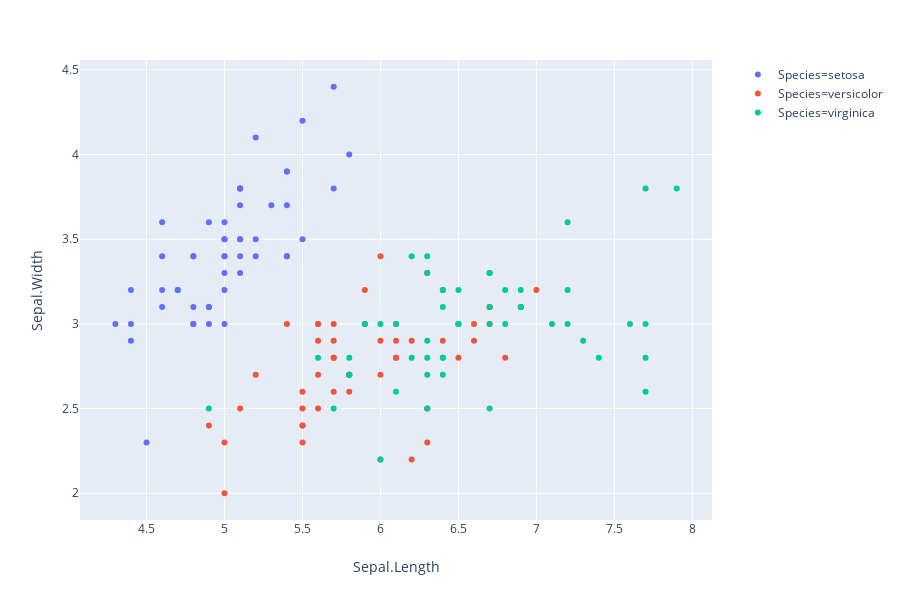

Notebook code cell kept with this figure:
### Markdown cell above
## Scatter plot
Scatter plots are quite useful for visualizing data. Load the `iris.csv` dataset and plot the first two features in a scatter plot. Do it using both `seaborn`'s `lmplot` (`scatterplot` for seaborn 0.9.0 and above) function and `matplotlib`'s `scatter` function.

### Code cell
#ANS

# Load data
iris = pd.read_csv('../data/iris.csv', header = 0, sep = ";", index_col = 0, decimal = ",")

# Plot
px.scatter(iris,x = "Sepal.Length", y = "Sepal.Width", color = "Species")

### Figure 1 — Plotly figure (JSON) as saved in the notebook; plotly's stock layout.template omitted (floating-point values rounded to 4 significant figures)
{"data": [{"hoverlabel": {"namelength": 0}, "hovertemplate": "Species=setosa<br>Sepal.Length=%{x}<br>Sepal.Width=%{y}", "legendgroup": "Species=setosa", "marker": {"color": "#636efa", "symbol": "circle"}, "mode": "markers", "name": "Species=setosa", "showlegend": true, "type": "scatter", "x": [5.1, 4.9, 4.7, 4.6, 5, 5.4, 4.6, 5, 4.4, 4.9, 5.4, 4.8, 4.8, 4.3, 5.8, 5.7, 5.4, 5.1, 5.7, 5.1, 5.4, 5.1, 4.6, 5.1, 4.8, 5, 5, 5.2, 5.2, 4.7, 4.8, 5.4, 5.2, 5.5, 4.9, 5, 5.5, 4.9, 4.4, 5.1, 5, 4.5, 4.4, 5, 5.1, 4.8, 5.1, 4.6, 5.3, 5], "xaxis": "x", "y": [3.5, 3, 3.2, 3.1, 3.6, 3.9, 3.4, 3.4, 2.9, 3.1, 3.7, 3.4, 3, 3, 4, 4.4, 3.9, 3.5, 3.8, 3.8, 3.4, 3.7, 3.6, 3.3, 3.4, 3, 3.4, 3.5, 3.4, 3.2, 3.1, 3.4, 4.1, 4.2, 3.1, 3.2, 3.5, 3.6, 3, 3.4, 3.5, 2.3, 3.2, 3.5, 3.8, 3, 3.8, 3.2, 3.7, 3.3], "yaxis": "y"}, {"hoverlabel": {"namelength": 0}, "hovertemplate": "Species=versicolor<br>Sepal.Length=%{x}<br>Sepal.Width=%{y}", "legendgroup": "Species=versicolor", "marker": {"color": "#EF553B", "symbol": "circle"}, "mode": "markers", "name": "Species=versicolor", "showlegend": true, "type": "scatter", "x": [7, 6.4, 6.9, 5.5, 6.5, 5.7, 6.3, 4.9, 6.6, 5.2, 5, 5.9, 6, 6.1, 5.6, 6.7, 5.6, 5.8, 6.2, 5.6, 5.9, 6.1, 6.3, 6.1, 6.4, 6.6, 6.8, 6.7, 6, 5.7, 5.5, 5.5, 5.8, 6, 5.4, 6, 6.7, 6.3, 5.6, 5.5, 5.5, 6.1, 5.8, 5, 5.6, 5.7, 5.7, 6.2, 5.1, 5.7], "xaxis": "x", "y": [3.2, 3.2, 3.1, 2.3, 2.8, 2.8, 3.3, 2.4, 2.9, 2.7, 2, 3, 2.2, 2.9, 2.9, 3.1, 3, 2.7, 2.2, 2.5, 3.2, 2.8, 2.5, 2.8, 2.9, 3, 2.8, 3, 2.9, 2.6, 2.4, 2.4, 2.7, 2.7, 3, 3.4, 3.1, 2.3, 3, 2.5, 2.6, 3, 2.6, 2.3, 2.7, 3, 2.9, 2.9, 2.5, 2.8], "yaxis": "y"}, {"hoverlabel": {"namelength": 0}, "hovertemplate": "Species=virginica<br>Sepal.Length=%{x}<br>Sepal.Width=%{y}", "legendgroup": "Species=virginica", "marker": {"color": "#00cc96", "symbol": "circle"}, "mode": "markers", "name": "Species=virginica", "showlegend": true, "type": "scatter", "x": [6.3, 5.8, 7.1, 6.3, 6.5, 7.6, 4.9, 7.3, 6.7, 7.2, 6.5, 6.4, 6.8, 5.7, 5.8, 6.4, 6.5, 7.7, 7.7, 6, 6.9, 5.6, 7.7, 6.3, 6.7, 7.2, 6.2, 6.1, 6.4, 7.2, 7.4, 7.9, 6.4, 6.3, 6.1, 7.7, 6.3, 6.4, 6, 6.9, 6.7, 6.9, 5.8, 6.8, 6.7, 6.7, 6.3, 6.5, 6.2, 5.9], "xaxis": "x", "y": [3.3, 2.7, 3, 2.9, 3, 3, 2.5, 2.9, 2.5, 3.6, 3.2, 2.7, 3, 2.5, 2.8, 3.2, 3, 3.8, 2.6, 2.2, 3.2, 2.8, 2.8, 2.7, 3.3, 3.2, 2.8, 3, 2.8, 3, 2.8, 3.8, 2.8, 2.8, 2.6, 3, 3.4, 3.1, 3, 3.1, 3.1, 3.1, 2.7, 3.2, 3.3, 3, 2.5, 3, 3.4, 3], "yaxis": "y"}], "layout": {"height": 600, "legend": {"tracegroupgap": 0}, "margin": {"t": 60}, "xaxis": {"anchor": "y", "domain": [0, 0.98], "title": {"text": "Sepal.Length"}}, "yaxis": {"anchor": "x", "domain": [0, 1], "title": {"text": "Sepal.Width"}}}}
